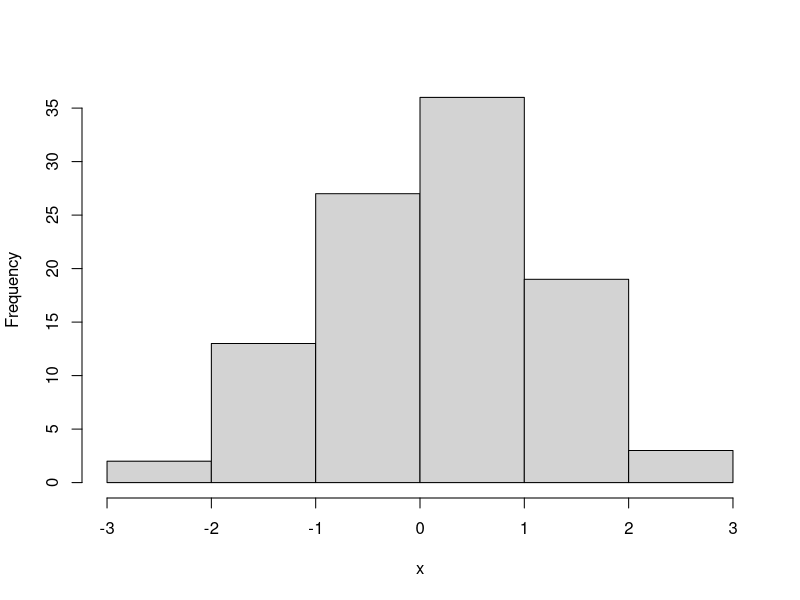

R code for this plot:
# Housekeeping
setwd("~/uio/pc/Dokumenter/PhD/Teaching/MAE/fig")
set.seed(2022)

# Generate 100 random numbers
x <- rnorm(100)

# Generate a histogram in EPS format
setEPS()
postscript("hist.eps")
    hist(x,main="")
dev.off()
